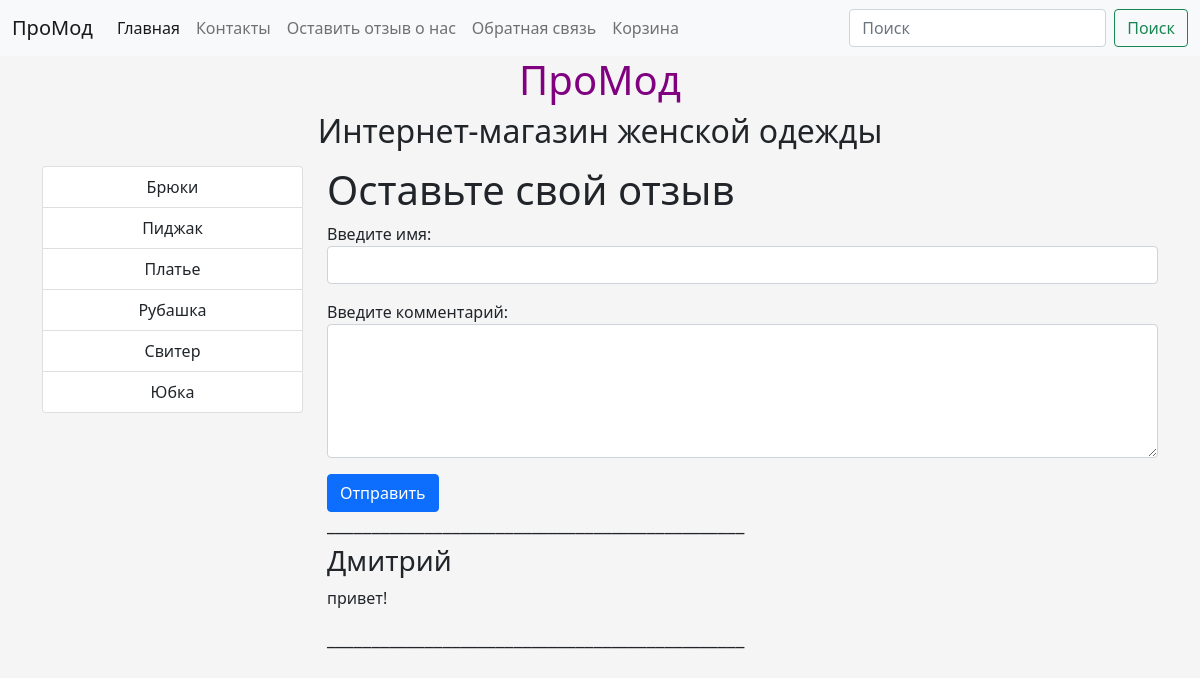
Screenshot of /news/add-comment/ with the database file from the repository.
### news/models.py (models this page shows, shortened)
class Category(models.Model):
    title = models.CharField(max_length=100, db_index=True, verbose_name='Категории товаров')
    def get_absolute_url(self):
        return reverse_lazy('category', kwargs={"category_id": self.pk})
    class Meta:
        verbose_name = 'Катерория товаров'
        verbose_name_plural = 'Категории товаров'
        ordering = ['title']

class Comment(models.Model):
    name = models.CharField(max_length=100, verbose_name='Введите имя')
    text = models.TextField(max_length=1000, verbose_name='Введите комментарий')
    class Meta:
        verbose_name = 'Комментарий'
        verbose_name_plural = 'Комментарии'
        ordering = ['name']

### news/views.py (the view)
# urls.py: path('news/add-comment/', add_comment, name="add_comment"),
def add_comment(request):
    if request.method == "POST":
        form = AddComment(request.POST, request.FILES)
        if form.is_valid():
            form.save()
    form = AddComment()
    comment = Comment.objects.all
    context = {
        'form': form,
        'comment': comment,
        }
    return render(request, 'news/add_comment.html', context)

### news/forms.py
class AddComment(forms.ModelForm):
    class Meta:
        model = Comment
        fields = [
            'name', 'text',
        ]
        widgets = {'name': forms.TextInput(attrs={'class': 'form-control'}), 'text': forms.Textarea(attrs={'class': 'form-control', 'rows': 5})}

### news/templatetags/news_tags.py (called while the page is built)
@register.inclusion_tag('news/list_categories.html')
def show_categories():
    categories = Category.objects.all()
    return {"categories": categories}

### news/templates/news/add_comment.html (shortened to what this page needs)
{% extends 'base.html' %}
{% block sidebar %}
{% include 'include/_sidebar.html' %}
{% endblock %}
{% block content %}
<h1>Оставьте свой отзыв</h1>
<form method="post" enctype="multipart/form-data">
    {{ form.as_p }}
    <button type="submit" class="btn btn-primary btn-block">Отправить</button>
</form>
{% for i in comment %}
    <h5>_______________________________________________</h5>
    <h3>{{ i.name }}</h3>
    <p>{{ i.text }}</p>
    <h5>_______________________________________________</h5>
{% endfor %}
{% endblock content %}

### news/templates/news/list_categories.html
<div class="list-group">
    {% for item in categories %}
    <a href="{{ item.get_absolute_url }}"
       class="list-group-item list-group-item-action">{{ item.title }}</a>
    {% endfor %}
</div>

### mysite/static/css/style.css (style rules this page uses)
body { background-color: #f5f5f5; }

### rows the page displays
Category: title "Брюки"
Category: title "Пиджак"
Category: title "Платье"
Category: title "Рубашка"
Category: title "Свитер"
Category: title "Юбка"
Comment: name "Дмитрий", text "привет!"
